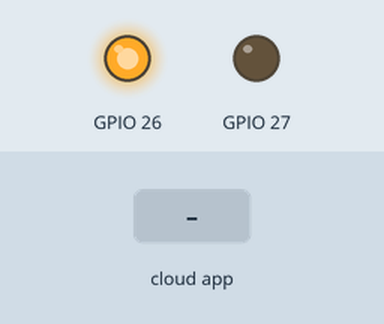
The sketch below on a simulated ESP8266 (NodeMCU). Parts: output pins drawn as LEDs (lit = HIGH). The test bench sets the inputs (shaded band). WiFi joins after 1.5 s; servers stay silent unless stated; what the sketch prints to the serial monitor is not drawn.

Above: at 2.8 s.
2.9 s: the phone or cloud app sets data to 0
At 3.6 s:
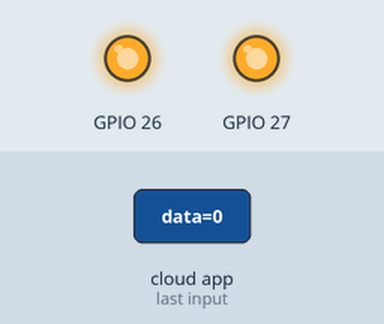
4.4 s: the phone or cloud app sets data to 1
At 4.7 s:
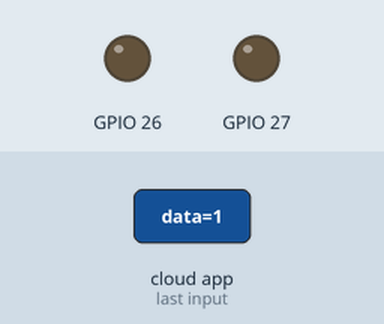
Timing chart, 0 to 7.4 s (numbered marks = the images above; inputs shaded):
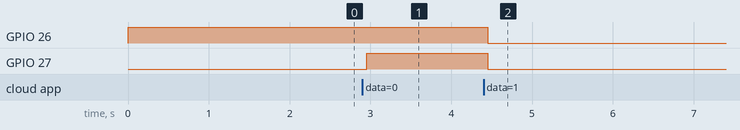

The sketch:

esp32.ino
```cpp
// (licence header left out)
#include <Arduino.h>
#if defined(ESP32) || defined(ARDUINO_RASPBERRY_PI_PICO_W)
#include <WiFi.h>
#elif defined(ESP8266)
#include <ESP8266WiFi.h>
#elif __has_include(<WiFiNINA.h>)
#include <WiFiNINA.h>
#elif __has_include(<WiFi101.h>)
#include <WiFi101.h>
#elif __has_include(<WiFiS3.h>)
#include <WiFiS3.h>
#endif

#include <Firebase_ESP_Client.h>

// Provide the token generation process info.
#include <addons/TokenHelper.h>

// Provide the RTDB payload printing info and other helper functions.
#include <addons/RTDBHelper.h>

/* 1. Define the WiFi credentials */
#define WIFI_SSID "oscar"
#define WIFI_PASSWORD "12345678"

// For the following credentials, see examples/Authentications/SignInAsUser/EmailPassword/EmailPassword.ino

/* 2. Define the API Key */
#define API_KEY "AIzaSyA2eqSCQfjnqhDs1Ku1E3t96HgvmqM2-1I"

/* 3. Define the RTDB URL */
#define DATABASE_URL "https://test-86719-default-rtdb.europe-west1.firebasedatabase.app" //<databaseName>.firebaseio.com or <databaseName>.<region>.firebasedatabase.app

/* 4. Define the user Email and password that alreadey registerd or added in your project */
#define USER_EMAIL "aa@aa.aa"
#define USER_PASSWORD "123456"

// Define Firebase Data object
FirebaseData stream;
FirebaseData fbdo;

FirebaseAuth auth;
FirebaseConfig config;

unsigned long sendDataPrevMillis = 0;

int count = 0;

volatile bool dataChanged = false;

#if defined(ARDUINO_RASPBERRY_PI_PICO_W)
WiFiMulti multi;
#endif
int num;
void streamCallback(FirebaseStream data)
{
  Serial.printf("sream path, %s\nevent path, %s\ndata type, %s\nevent type, %s\n\n",
                data.streamPath().c_str(),
                data.dataPath().c_str(),
                data.dataType().c_str(),
                data.eventType().c_str());
  printResult(data); // see addons/RTDBHelper.h
  Serial.println();

  FirebaseJson json = data.jsonObject();

  num = data.intData();
      if(num==1){
        digitalWrite(26,0);
        digitalWrite(27,0);
    }
    else if(num==0){
        digitalWrite(26,1);
        digitalWrite(27,1);
    }
    // يمكنك استخدام قيمة intValue كما تحتاج هنا
    Serial.printf("Received int value: %d\n", num);
  // This is the size of stream payload received (current and max value)
  // Max payload size is the payload size under the stream path since the stream connected
  // and read once and will not update until stream reconnection takes place.
  // This max value will be zero as no payload received in case of ESP8266 which
  // BearSSL reserved Rx buffer size is less than the actual stream payload.
  Serial.printf("Received stream payload size: %d (Max. %d)\n\n", data.payloadLength(), data.maxPayloadLength());

  // Due to limited of stack memory, do not perform any task that used large memory here especially starting connect to server.
  // Just set this flag and check it status later.
  dataChanged = true;
}

void streamTimeoutCallback(bool timeout)
{
  if (timeout)
    Serial.println("stream timed out, resuming...\n");

  if (!stream.httpConnected())
    Serial.printf("error code: %d, reason: %s\n\n", stream.httpCode(), stream.errorReason().c_str());
}

void setup()
{
  pinMode(26,OUTPUT);
  pinMode(27,OUTPUT);
  digitalWrite(27,0);
  digitalWrite(26,1);

  Serial.begin(115200);

#if defined(ARDUINO_RASPBERRY_PI_PICO_W)
  multi.addAP(WIFI_SSID, WIFI_PASSWORD);
  multi.run();
#else
  WiFi.begin(WIFI_SSID, WIFI_PASSWORD);
#endif

  Serial.print("Connecting to Wi-Fi");
  unsigned long ms = millis();
  while (WiFi.status() != WL_CONNECTED)
  {
    Serial.print(".");
    delay(300);
#if defined(ARDUINO_RASPBERRY_PI_PICO_W)
    if (millis() - ms > 10000)
      break;
#endif
  }
  Serial.println();
  Serial.print("Connected with IP: ");
  Serial.println(WiFi.localIP());
  Serial.println();

  Serial.printf("Firebase Client v%s\n\n", FIREBASE_CLIENT_VERSION);

  /* Assign the api key (required) */
  config.api_key = API_KEY;

  /* Assign the user sign in credentials */
  auth.user.email = USER_EMAIL;
  auth.user.password = USER_PASSWORD;

  /* Assign the RTDB URL (required) */
  config.database_url = DATABASE_URL;

  // The WiFi credentials are required for Pico W
  // due to it does not have reconnect feature.
#if defined(ARDUINO_RASPBERRY_PI_PICO_W)
  config.wifi.clearAP();
  config.wifi.addAP(WIFI_SSID, WIFI_PASSWORD);
#endif

  /* Assign the callback function for the long running token generation task */
  config.token_status_callback = tokenStatusCallback; // see addons/TokenHelper.h

  // Comment or pass false value when WiFi reconnection will control by your code or third party library e.g. WiFiManager
  Firebase.reconnectNetwork(true);

  // Since v4.4.x, BearSSL engine was used, the SSL buffer need to be set.
  // Large data transmission may require larger RX buffer, otherwise connection issue or data read time out can be occurred.
  fbdo.setBSSLBufferSize(2048 /* Rx buffer size in bytes from 512 - 16384 */, 1024 /* Tx buffer size in bytes from 512 - 16384 */);
  stream.setBSSLBufferSize(2048 /* Rx buffer size in bytes from 512 - 16384 */, 1024 /* Tx buffer size in bytes from 512 - 16384 */);

  // Or use legacy authenticate method
  // config.database_url = DATABASE_URL;
  // config.signer.tokens.legacy_token = "<database secret>";

  // To connect without auth in Test Mode, see Authentications/TestMode/TestMode.ino

  Firebase.begin(&config, &auth);

// You can use TCP KeepAlive For more reliable stream operation and tracking the server connection status, please read this for detail.
// https://github.com/mobizt/Firebase-ESP-Client#enable-tcp-keepalive-for-reliable-http-streaming
// You can use keepAlive in ESP8266 core version newer than v3.1.2.
// Or you can use git version (v3.1.2) https://github.com/esp8266/Arduino
#if defined(ESP32)
  stream.keepAlive(5, 5, 1);
#endif

  if (!Firebase.RTDB.beginStream(&stream, "/test/stream/data"))
    Serial.printf("sream begin error, %s\n\n", stream.errorReason().c_str());

  Firebase.RTDB.setStreamCallback(&stream, streamCallback, streamTimeoutCallback);

  /** Timeout options, below is default config.

  //Network reconnect timeout (interval) in ms (10 sec - 5 min) when network or WiFi disconnected.
  config.timeout.networkReconnect = 10 * 1000;

  //Socket begin connection timeout (ESP32) or data transfer timeout (ESP8266) in ms (1 sec - 1 min).
  config.timeout.socketConnection = 30 * 1000;

  //ESP32 SSL handshake in ms (1 sec - 2 min). This option doesn't allow in ESP8266 core library.
  config.timeout.sslHandshake = 2 * 60 * 1000;

  //Server response read timeout in ms (1 sec - 1 min).
  config.timeout.serverResponse = 10 * 1000;

  //RTDB Stream keep-alive timeout in ms (20 sec - 2 min) when no server's keep-alive event data received.
  config.timeout.rtdbKeepAlive = 45 * 1000;

  //RTDB Stream reconnect timeout (interval) in ms (1 sec - 1 min) when RTDB Stream closed and want to resume.
  config.timeout.rtdbStreamReconnect = 1 * 1000;

  //RTDB Stream error notification timeout (interval) in ms (3 sec - 30 sec). It determines how often the readStream
  //will return false (error) when it called repeatedly in loop.
  config.timeout.rtdbStreamError = 3 * 1000;

  */
}

void loop()
{

  // Firebase.ready() should be called repeatedly to handle authentication tasks.

#if !defined(ESP8266) && !defined(ESP32)
  Firebase.RTDB.runStream();
#endif

  if (Firebase.ready() && (millis() - sendDataPrevMillis > 15000 || sendDataPrevMillis == 0))
  {
    // sendDataPrevMillis = millis();
    // count++;
    // FirebaseJson json;
    // json.add("data", "hello");
    // json.add("num", count);
    // Serial.printf("Set json... %s\n\n", Firebase.RTDB.setJSON(&fbdo, "/test/stream/data/json", &json) ? "ok" : fbdo.errorReason().c_str());
  }

  if (dataChanged)
  {
    dataChanged = false;
    if(num==1){
        digitalWrite(26,0);
        digitalWrite(27,0);
    }
    else if(num==0){
        digitalWrite(26,1);
        digitalWrite(27,1);
    }
  }

  // After calling stream.keepAlive, now we can track the server connecting status
  if (!stream.httpConnected())
  {
    // Server was disconnected!
  }
}

// To pause stream
// stream.pauseFirebase(true);
// stream.clear(); // close session and release memory

// To resume stream with callback
// stream.pauseFirebase(false);
// Firebase.RTDB.setStreamCallback(&stream, streamCallback, streamTimeoutCallback);
```

Measured:
- after the input at 2.9 s, GPIO 27: LOW → HIGH after 0.05 s
- after the input at 4.4 s, GPIO 26, GPIO 27: HIGH → LOW after 0.05 s
